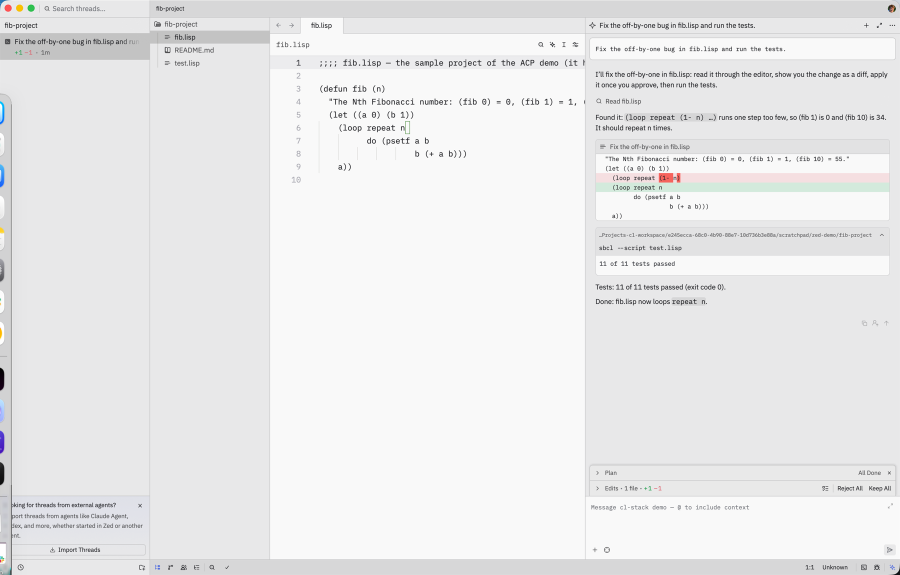
#> input picture harness/acp/keyframes/02-edit-applied-tests-passed.png, 1800 x 1150 px (shown at 1/2 size)
$ python pillow_ops.py ../../acp/keyframes/02-edit-applied-tests-passed.png ../../acp/keyframes/00-streaming-plan-in-progress.png
#> lines starting #> are read from the running program, lines starting #| are printed output that depends on the picture
"""Pillow's results for the image section: argv[1] input.png, argv[2]
logo.png (both written by the demo). Prints JSON: the SHA-256 of the raw
pixels (Image.tobytes()) and the size of the inputs and of each operation,
keyed by the labels the Lisp side uses."""

import hashlib
import importlib.metadata
import json
import sys

from PIL import Image

src = Image.open(sys.argv[1])
#> src is the input picture: PIL image 1800x1150 RGBA; mean R, G, B, A 234.4, 234.4, 235.1, 255
src.load()
logo = Image.open(sys.argv[2])
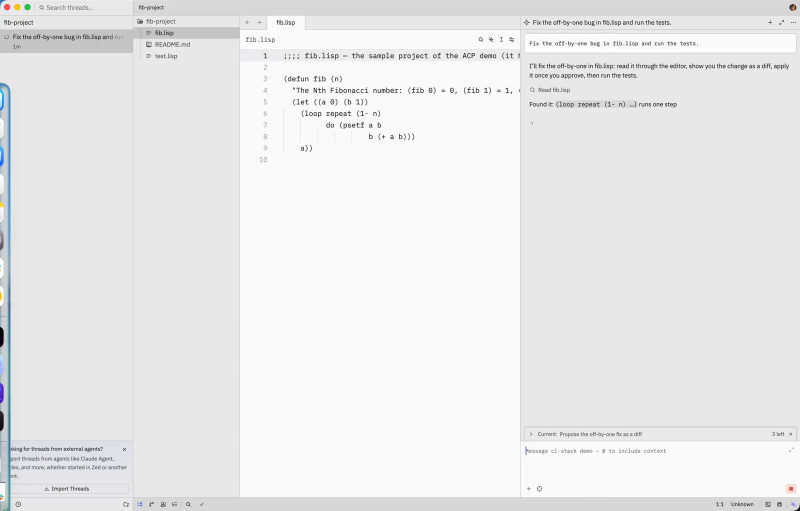
#> input picture harness/acp/keyframes/00-streaming-plan-in-progress.png, 1600 x 1022 px (shown at 1/2 size)
#> logo is the input picture: PIL image 1600x1022 RGB; mean R, G, B 234.8, 234.9, 235.2
logo.load()
T = Image.Transpose
R = Image.Resampling


def thumb(im, size):
#> called with size = (32, 32)
    im = im.copy()
    im.thumbnail(size)  # bicubic, reducing_gap=2.0
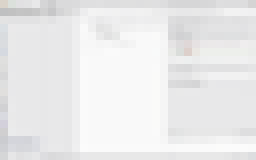
#> im: PIL image 32x20 RGBA (shown 8 times larger); mean R, G, B, A 234.6, 234.6, 235.2, 255
    return im


def over(dst, src, dest):
    dst = dst.copy()
#> (the run stopped early here; a loop or call above may not have finished)
